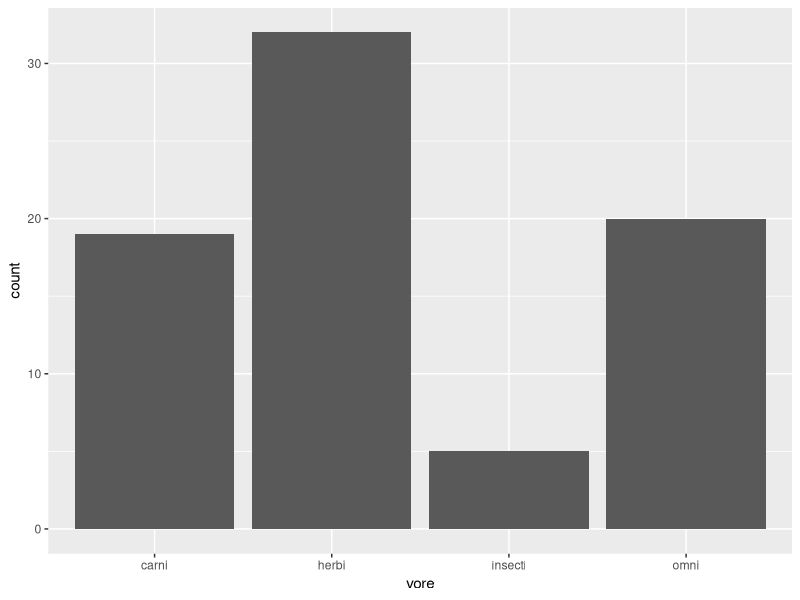
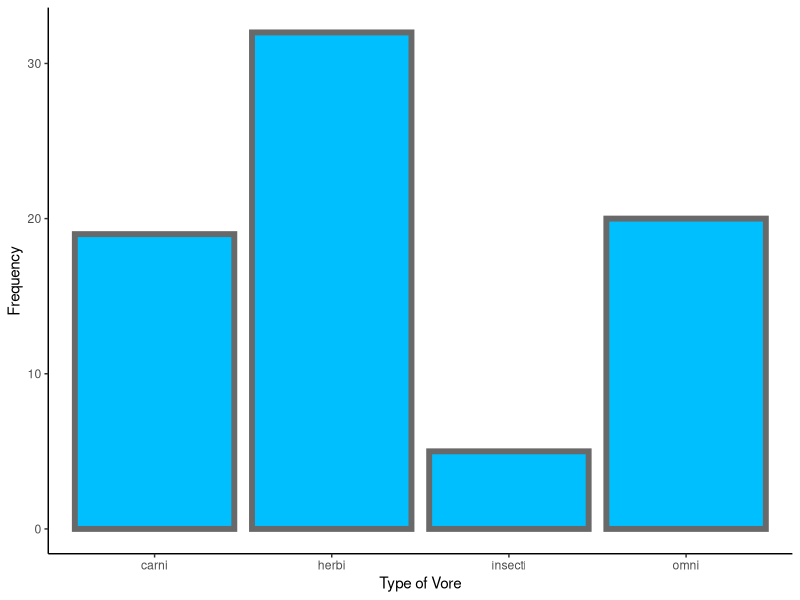
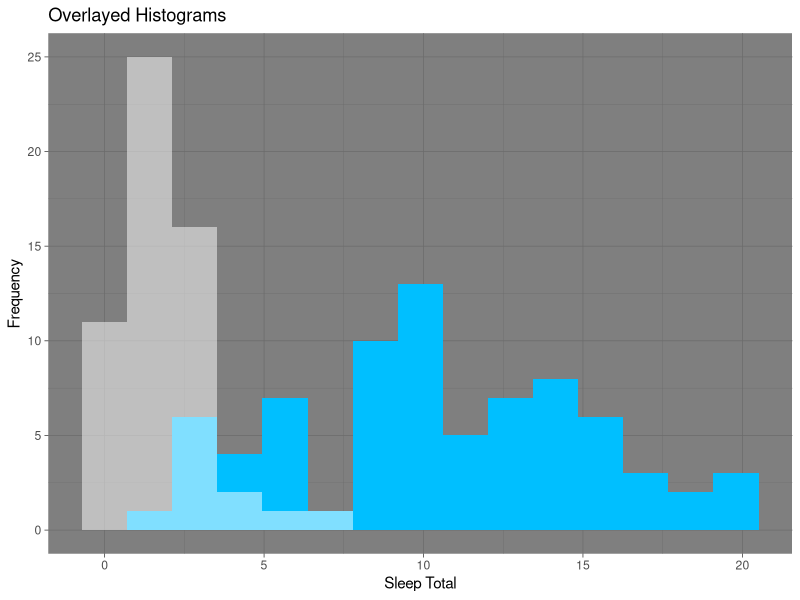
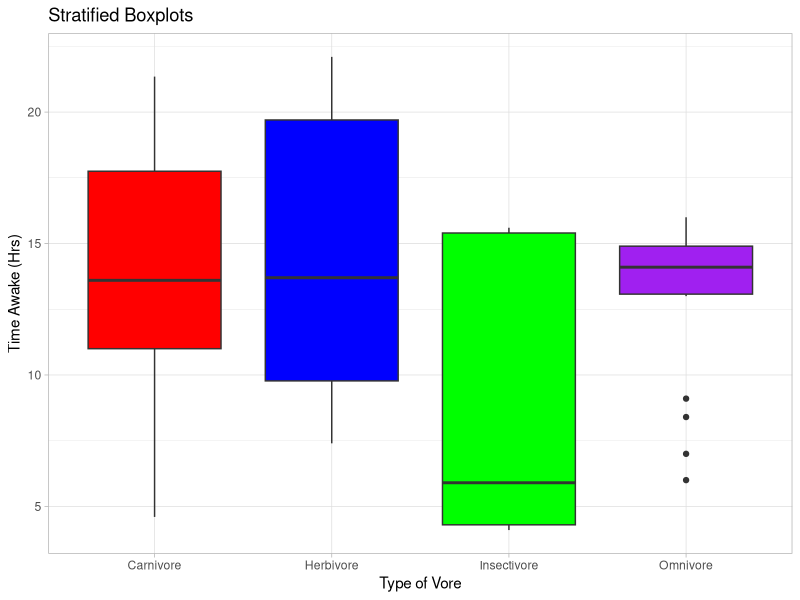
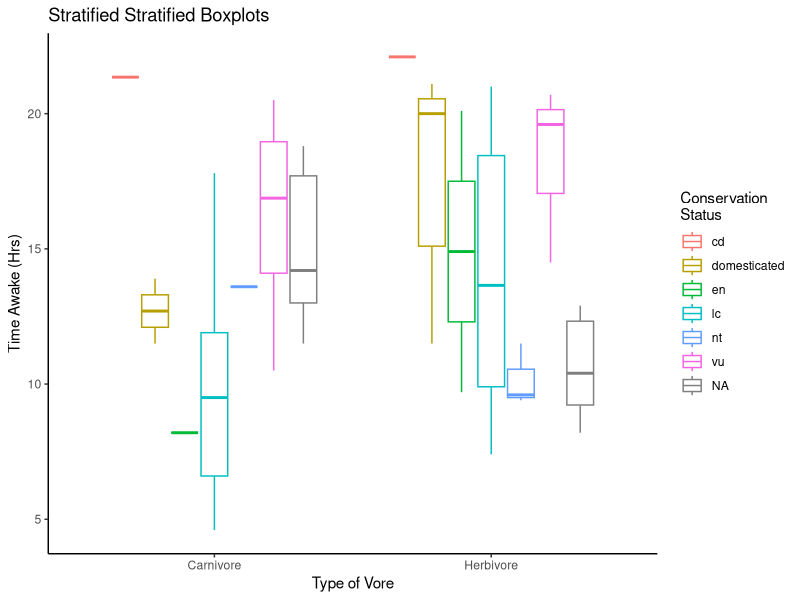
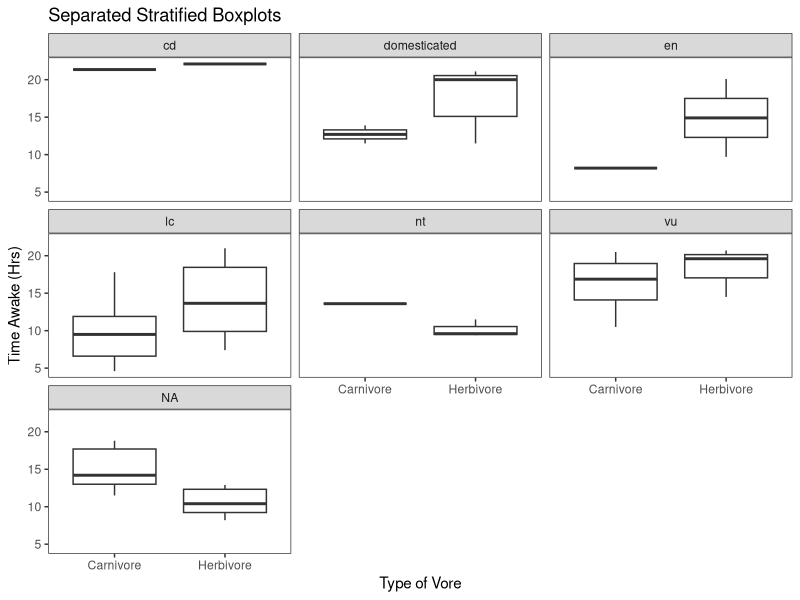
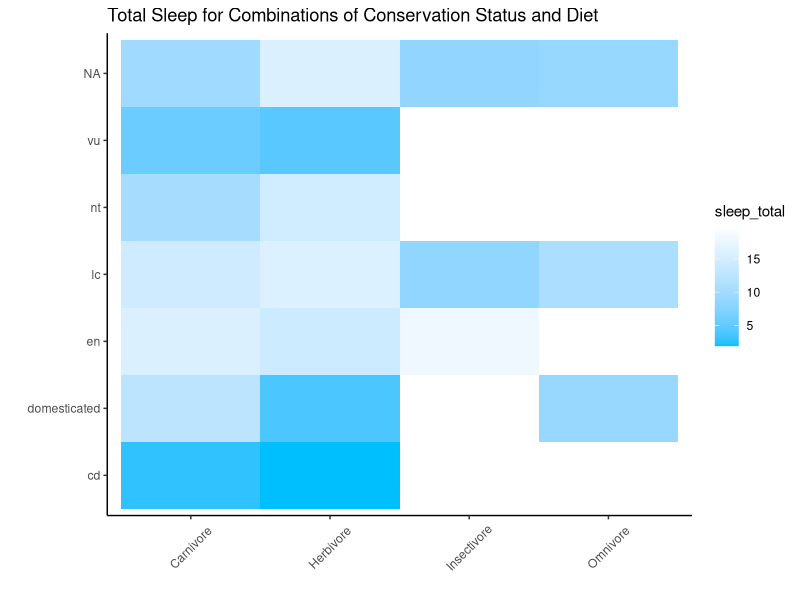
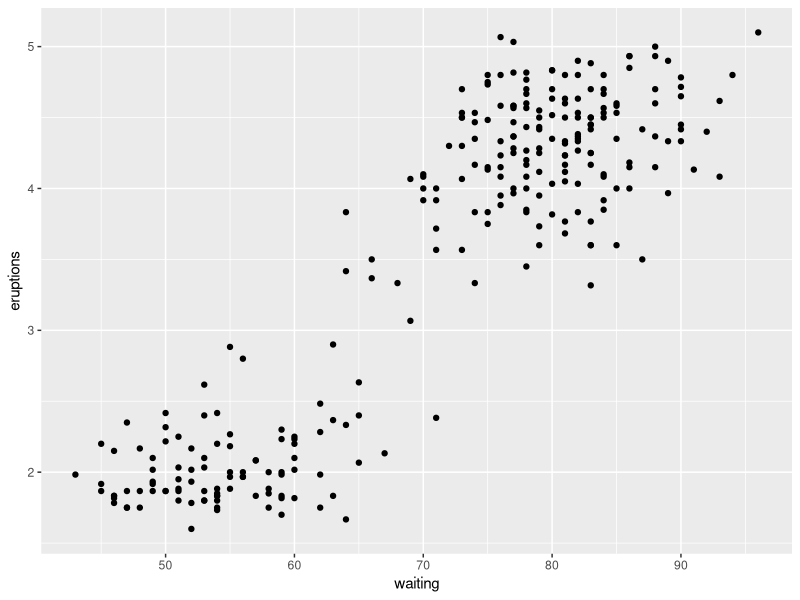

These charts were generated, in order, by the following R code:
## ---- chunk 1
# This is a good place to put libraries required for using the ggplot function
knitr::opts_chunk$set(echo = TRUE)
library(tidyverse)
## ---- chunk 2
msleep #Prints the data but takes up a lot of space
head(msleep,5) #Prints the first 5 rows
str(msleep) #Lists all variables and the type of variable
summary(msleep) #Provides summary statistics for all variables in dataset
summary(msleep$awake) #Provides summary statistics for the awake variable in dataset msleep
dim(msleep) #Outputs a Vector Giving the Number of Rows and Columns
unique(msleep$vore) #Lists all the unique values for a categorical variable Animals are Classified as Carnivore Omnivore, Herbivore, or Insectivore: "NA" references a missing response
which(is.na(msleep$vore)) #Returns the Observation index where missing values exist
msleep2=msleep[-which(is.na(msleep$vore)),] #Removes the 7 Observations that are missing a vore-specification
## ---- chunk 3
ggplot(data=msleep2) +
  geom_bar(aes(x=vore))
ggplot(data=msleep2) +
  geom_bar(aes(x=vore),color="dimgrey",fill="deepskyblue1",size=2) + 
  xlab("Type of Vore") + ylab("Frequency") + 
  theme_classic()
## ---- chunk 4
ggplot(data=msleep2) + 
  geom_histogram(mapping=aes(x=sleep_total),bins=15,fill="deepskyblue1") +
  geom_histogram(mapping=aes(x=sleep_rem),bins=15,fill="white",alpha=0.5) + 
  labs(x="Sleep Total",y="Frequency",title="Overlayed Histograms") + theme_dark()
#Warning due to NA
## ---- chunk 5
ggplot(data=msleep2) + 
  geom_boxplot(aes(x=vore,y=awake),fill=c("red","blue","green","purple")) + 
  xlab("Type of Vore") + ylab("Time Awake (Hrs)") + 
  theme_light()+ggtitle("Stratified Boxplots") + 
  scale_x_discrete(labels=c("Carnivore","Herbivore","Insectivore","Omnivore"))
## ---- chunk 6
ggplot(data=msleep2) + 
  geom_boxplot(aes(x=vore,y=awake,color=conservation)) + 
  xlab("Type of Vore") + ylab("Time Awake (Hrs)") + 
  theme_light()+ggtitle("Stratified Stratified Boxplots") + 
  scale_x_discrete(limits=c("carni","herbi"),labels=c("Carnivore","Herbivore")) +
  guides(color=guide_legend(title="Conservation \nStatus")) + 
  theme_classic()
## ---- chunk 7
ggplot(data=msleep2) + 
  geom_boxplot(aes(x=vore,y=awake)) + 
  facet_wrap(conservation~.) +
  xlab("Type of Vore") + ylab("Time Awake (Hrs)") + 
  theme_light()+ggtitle("Separated Stratified Boxplots") + 
  scale_x_discrete(limits=c("carni","herbi"),labels=c("Carnivore","Herbivore")) +
  theme_test()
## ---- chunk 8
ggplot(data=msleep2,aes(x=vore,y=conservation)) + 
  geom_tile(aes(fill=sleep_total)) + 
  scale_fill_gradient(low="deepskyblue1",high="white")+
  theme_classic() + 
  scale_x_discrete(label=c("Carnivore","Herbivore","Insectivore","Omnivore")) +
  theme(axis.text.x=element_text(angle=45,vjust=0.5))+
  xlab("")+ylab("") + 
  ggtitle("Total Sleep for Combinations of Conservation Status and Diet")
## ---- chunk 9
#First Notice from Original Old Faithful Data Sets
ggplot(faithful) + 
  geom_point(aes(x=waiting,y=eruptions),col="black")

#Now we Construct a Heatmap Showing the 
v <- ggplot(faithfuld) +
  geom_tile(aes(waiting, eruptions, fill = density))
v

v2=v + scale_fill_distiller()
v2

v3=v+scale_fill_distiller(palette = "Spectral")
v3

v4=v3 + xlab("Time Between Eruptions (mins)") + ylab("Duration of Eruptions (mins)") + 
  ggtitle("Old Faithful") + labs(subtitle=expression(paste("Joint Density Function: ",italic("f(Waiting Time,Duration)"))))
v4
